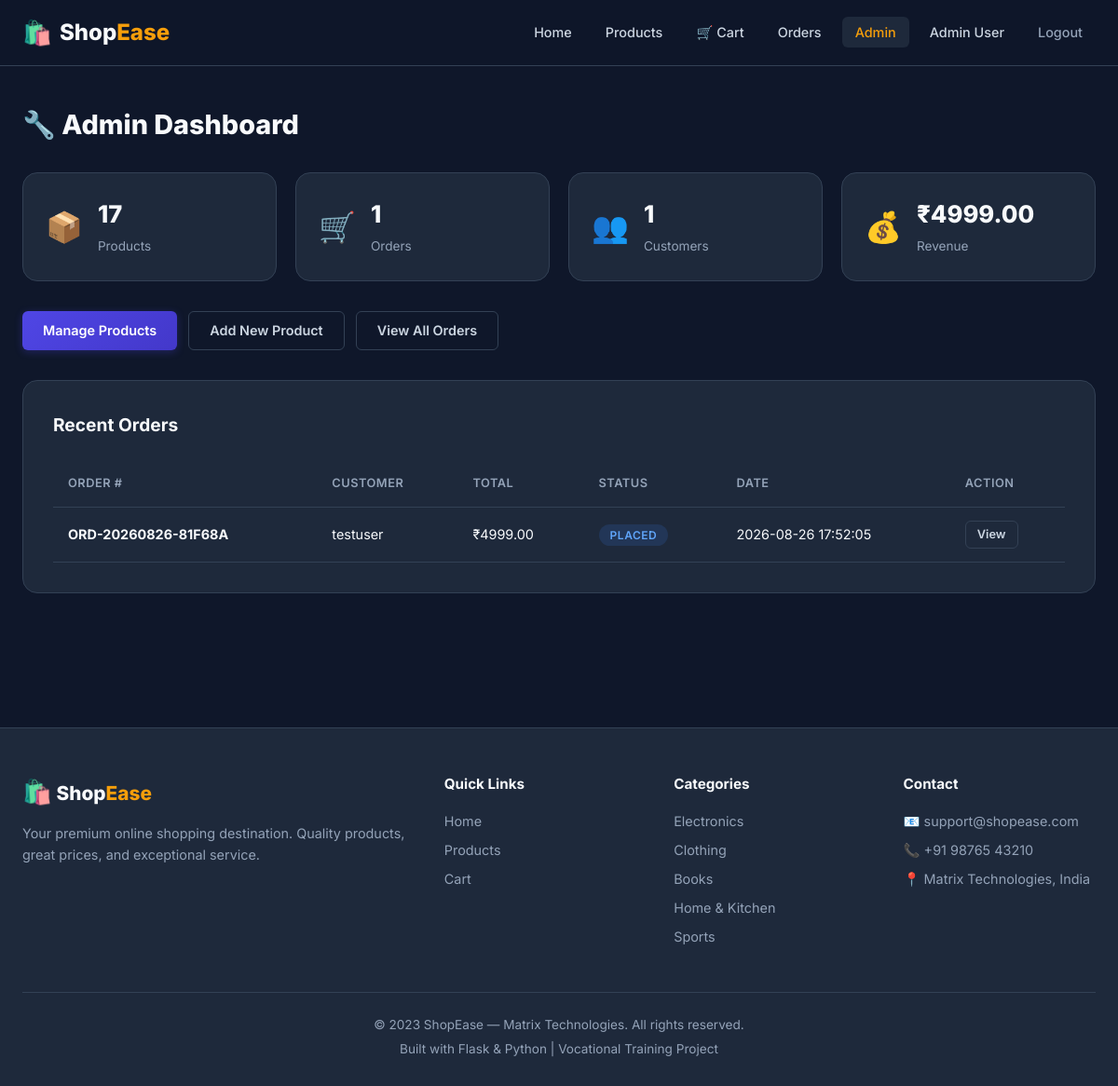
The page /admin (signed in) on the database its author committed.
### tables this page shows
CREATE TABLE users (
    id          INTEGER PRIMARY KEY AUTOINCREMENT,
    username    TEXT    NOT NULL UNIQUE,
    email       TEXT    NOT NULL UNIQUE,
    password_hash TEXT  NOT NULL,
    full_name   TEXT    NOT NULL,
    phone       TEXT    DEFAULT '',
    address     TEXT    DEFAULT '',
    city        TEXT    DEFAULT '',
    state       TEXT    DEFAULT '',
    pincode     TEXT    DEFAULT '',
    is_admin    INTEGER DEFAULT 0,          -- 0 = customer, 1 = admin
    created_at  TIMESTAMP DEFAULT CURRENT_TIMESTAMP
);

CREATE TABLE orders (
    id             INTEGER PRIMARY KEY AUTOINCREMENT,
    order_number   TEXT    NOT NULL UNIQUE,
    user_id        INTEGER NOT NULL,
    full_name      TEXT    NOT NULL,
    email          TEXT    NOT NULL,
    phone          TEXT    NOT NULL,
    address        TEXT    NOT NULL,
    city           TEXT    NOT NULL,
    state          TEXT    NOT NULL,
    pincode        TEXT    NOT NULL,
    payment_method TEXT    NOT NULL DEFAULT 'Cash on Delivery',
    total_amount   REAL    NOT NULL CHECK(total_amount >= 0),
    status         TEXT    NOT NULL DEFAULT 'Placed',  -- Placed | Processing | Shipped | Delivered
    created_at     TIMESTAMP DEFAULT CURRENT_TIMESTAMP,
    FOREIGN KEY (user_id) REFERENCES users(id)
);

### app.py (the view)
@app.route('/admin')
@admin_required
def admin_dashboard():
    db = get_db()
    stats = models.get_admin_stats(db)
    return render_template('admin/dashboard.html', stats=stats)

### app.py (called while the page is built)
def admin_required(f):
    @wraps(f)
    def decorated_function(*args, **kwargs):
        if 'user_id' not in session:
            flash('Please log in to access this page.', 'warning')
            return redirect(url_for('login'))
        db = get_db()
        user = models.get_user_by_id(db, session['user_id'])
        if not user or not user['is_admin']:
            abort(403)
        return f(*args, **kwargs)
    return decorated_function

@app.context_processor
def inject_globals():
    cart_count = 0
    current_user = None
    if 'user_id' in session:
        db = get_db()
        cart_count = models.get_cart_count(db, session['user_id'])
        current_user = models.get_user_by_id(db, session['user_id'])
    return dict(cart_count=cart_count, current_user=current_user)

### database.py (called while the page is built)
def get_db():
    if 'db' not in g:
        g.db = sqlite3.connect(config.DATABASE_PATH)
        g.db.row_factory = sqlite3.Row      # access columns by name
        g.db.execute("PRAGMA foreign_keys = ON")  # enforce FK constraints
    return g.db

### models.py (called while the page is built)
def get_user_by_id(db, user_id):
    return db.execute(
        "SELECT * FROM users WHERE id = ?", (user_id,)
    ).fetchone()

def get_cart_count(db, user_id):
    row = db.execute(
        "SELECT COUNT(*) FROM cart_items WHERE user_id = ?", (user_id,)
    ).fetchone()
    return row[0] if row else 0

def get_admin_stats(db):
    stats = {}
    stats['total_products'] = db.execute("SELECT COUNT(*) FROM products").fetchone()[0]
    stats['total_orders'] = db.execute("SELECT COUNT(*) FROM orders").fetchone()[0]
    stats['total_users'] = db.execute("SELECT COUNT(*) FROM users WHERE is_admin = 0").fetchone()[0]
    revenue_row = db.execute("SELECT SUM(total_amount) FROM orders").fetchone()
    stats['total_revenue'] = revenue_row[0] if revenue_row[0] else 0.0
    stats['recent_orders'] = db.execute(
        """SELECT o.*, u.username
           FROM orders o
           JOIN users u ON o.user_id = u.id
           ORDER BY o.created_at DESC
           LIMIT 5"""
    ).fetchall()
    return stats

### templates/admin/dashboard.html (shortened to what this page needs)
{% extends 'base.html' %}
{% block content %}
<section class="section page-section">
    <div class="container">
        <h1 class="page-title">🔧 Admin Dashboard</h1>
        <div class="admin-stats">
            <div class="stat-card stat-products">
                <div class="stat-icon">📦</div>
                <div class="stat-info">
                    <span class="stat-number">{{ stats.total_products }}</span>
                    <span class="stat-label">Products</span>
                </div>
            </div>
            <div class="stat-card stat-orders">
                <div class="stat-icon">🛒</div>
                <div class="stat-info">
                    <span class="stat-number">{{ stats.total_orders }}</span>
                    <span class="stat-label">Orders</span>
                </div>
            </div>
            <div class="stat-card stat-users">
                <div class="stat-icon">👥</div>
                <div class="stat-info">
                    <span class="stat-number">{{ stats.total_users }}</span>
                    <span class="stat-label">Customers</span>
                </div>
            </div>
            <div class="stat-card stat-revenue">
                <div class="stat-icon">💰</div>
                <div class="stat-info">
                    <span class="stat-number">₹{{ "%.2f"|format(stats.total_revenue) }}</span>
                    <span class="stat-label">Revenue</span>
                </div>
            </div>
        </div>
        <div class="admin-actions">
            <a href="{{ url_for('admin_products') }}" class="btn btn-primary">Manage Products</a>
            <a href="{{ url_for('admin_add_product') }}" class="btn btn-outline">Add New Product</a>
            <a href="{{ url_for('admin_orders') }}" class="btn btn-outline">View All Orders</a>
        </div>
        {% if stats.recent_orders %}
            <div class="form-card">
                <h2 class="form-card-title">Recent Orders</h2>
                <table class="admin-table">
                    <thead>
                        <tr>
                            <th>Order #</th>
                            <th>Customer</th>
                            <th>Total</th>
                            <th>Status</th>
                            <th>Date</th>
                            <th>Action</th>
                        </tr>
                    </thead>
                    <tbody>
                        {% for order in stats.recent_orders %}
                            <tr>
                                <td><strong>{{ order.order_number }}</strong></td>
                                <td>{{ order.username }}</td>
                                <td>₹{{ "%.2f"|format(order.total_amount) }}</td>
                                <td><span class="status-badge status-{{ order.status|lower }}">{{ order.status }}</span></td>
                                <td>{{ order.created_at }}</td>
                                <td>
                                    <a href="{{ url_for('admin_order_detail', order_id=order.id) }}"
                                       class="btn btn-outline btn-xs">View</a>
                                </td>
                            </tr>
                        {% endfor %}
                    </tbody>
                </table>
            </div>
        {% endif %}
    </div>
</section>
{% endblock %}

### templates/base.html (shortened to what this page needs)
<!DOCTYPE html>
<html lang="en">
<head>
    <link rel="stylesheet" href="{{ url_for('static', filename='css/style.css') }}">
</head>
<body>
    <nav class="navbar" id="main-nav">
        <div class="nav-container">
            <a href="{{ url_for('home') }}" class="nav-logo">
                <span class="logo-icon">🛍️</span>
                <span class="logo-text">Shop<span class="logo-accent">Ease</span></span>
            </a>
            <ul class="nav-links" id="nav-links">
                <li><a href="{{ url_for('home') }}" class="nav-link {% if request.endpoint == 'home' %}active{% endif %}">Home</a></li>
                <li><a href="{{ url_for('products') }}" class="nav-link {% if request.endpoint == 'products' %}active{% endif %}">Products</a></li>
                {% if current_user %}
                    <li>
                        <a href="{{ url_for('cart') }}" class="nav-link nav-cart {% if request.endpoint == 'cart' %}active{% endif %}">
                            🛒 Cart
                        </a>
                    </li>
                    <li><a href="{{ url_for('orders') }}" class="nav-link {% if request.endpoint == 'orders' %}active{% endif %}">Orders</a></li>
                    {% if current_user.is_admin %}
                        <li><a href="{{ url_for('admin_dashboard') }}" class="nav-link nav-admin {% if 'admin' in request.endpoint %}active{% endif %}">Admin</a></li>
                    {% endif %}
                    <li><a href="{{ url_for('profile') }}" class="nav-link {% if request.endpoint == 'profile' %}active{% endif %}">{{ current_user.full_name }}</a></li>
                    <li><a href="{{ url_for('logout') }}" class="nav-link nav-logout">Logout</a></li>
                {% else %}
                    <li><a href="{{ url_for('login') }}" class="nav-link {% if request.endpoint == 'login' %}active{% endif %}">Login</a></li>
                    <li><a href="{{ url_for('register') }}" class="nav-link btn-nav-register">Register</a></li>
                {% endif %}
            </ul>
        </div>
    </nav>
    <main class="main-content">
        {% block content %}{% endblock %}
    </main>
    <footer class="footer">
        <div class="footer-container">
            <div class="footer-grid">
                <div class="footer-section">
                    <h3 class="footer-title">
                        <span class="logo-icon">🛍️</span> Shop<span class="logo-accent">Ease</span>
                    </h3>
                    <p class="footer-desc">Your premium online shopping destination. Quality products, great prices, and exceptional service.</p>
                </div>
                <div class="footer-section">
                    <h4>Quick Links</h4>
                    <ul class="footer-links">
                        <li><a href="{{ url_for('home') }}">Home</a></li>
                        <li><a href="{{ url_for('products') }}">Products</a></li>
                        <li><a href="{{ url_for('cart') }}">Cart</a></li>
                    </ul>
                </div>
                <div class="footer-section">
                    <h4>Categories</h4>
                    <ul class="footer-links">
                        <li><a href="{{ url_for('products', category=1) }}">Electronics</a></li>
                        <li><a href="{{ url_for('products', category=2) }}">Clothing</a></li>
                        <li><a href="{{ url_for('products', category=3) }}">Books</a></li>
                        <li><a href="{{ url_for('products', category=4) }}">Home & Kitchen</a></li>
                        <li><a href="{{ url_for('products', category=5) }}">Sports</a></li>
                    </ul>
                </div>
                <div class="footer-section">
                    <h4>Contact</h4>
                    <ul class="footer-links">
                        <li>📧 support@shopease.com</li>
                        <li>📞 +91 98765 43210</li>
                        <li>📍 Matrix Technologies, India</li>
                    </ul>
                </div>
            </div>
            <div class="footer-bottom">
                <p>© 2023 ShopEase — Matrix Technologies. All rights reserved.</p>
                <p>Built with Flask &amp; Python | Vocational Training Project</p>
            </div>
        </div>
    </footer>
</body>
</html>

### rows shown on the page
users: full_name "Admin User"
orders: order_number "ORD-20260826-81F68A", username "testuser", total_amount "4999.00", status "PLACED", created_at "2026-08-26 17:52:05"

### other values the page prints
{{ stats.total_products }} "17"
{{ stats.total_orders }} "1"
{{ stats.total_users }} "1"
{{ "%.2f"|format(stats.total_revenue) }} "4999.00"
